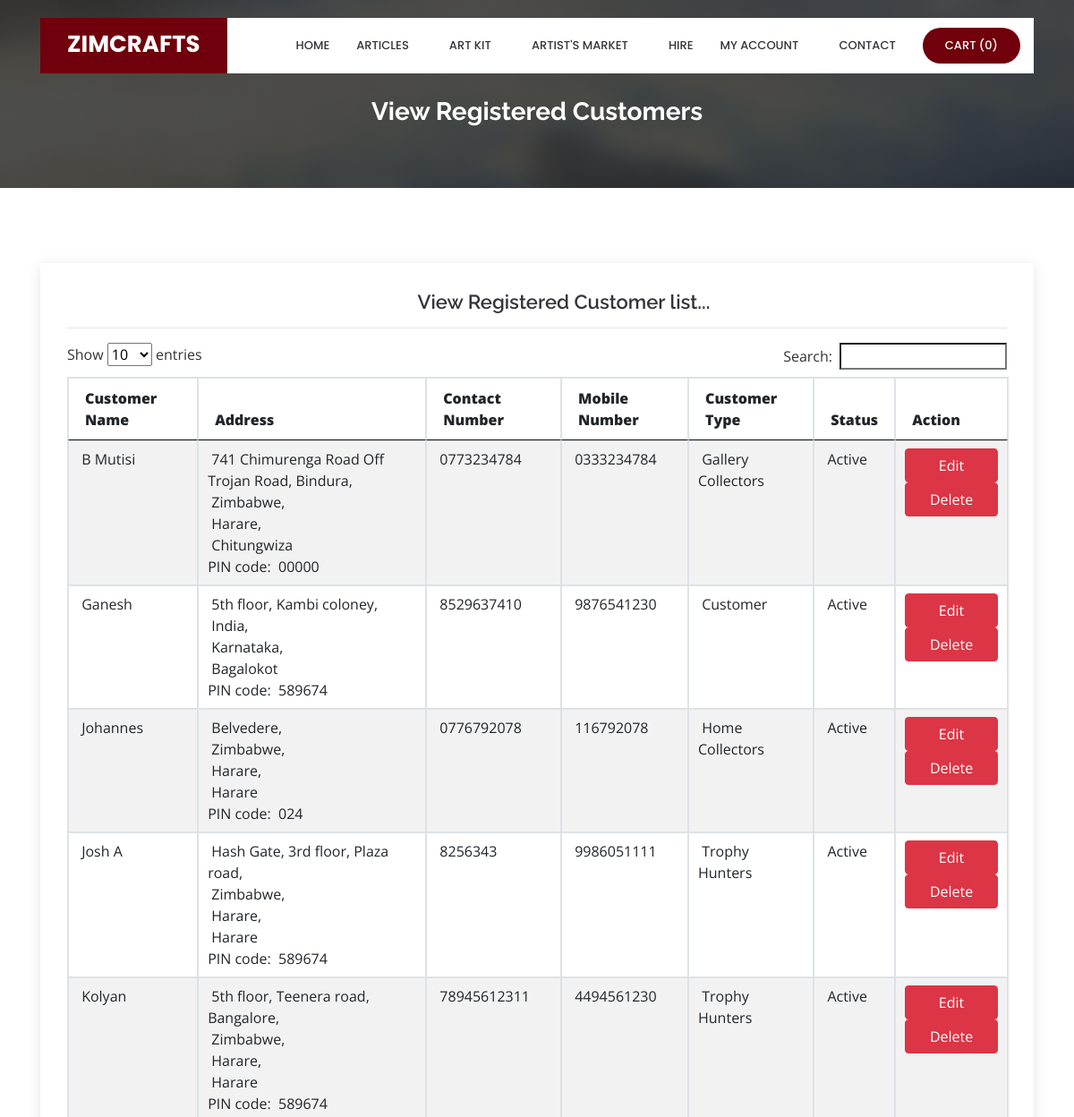
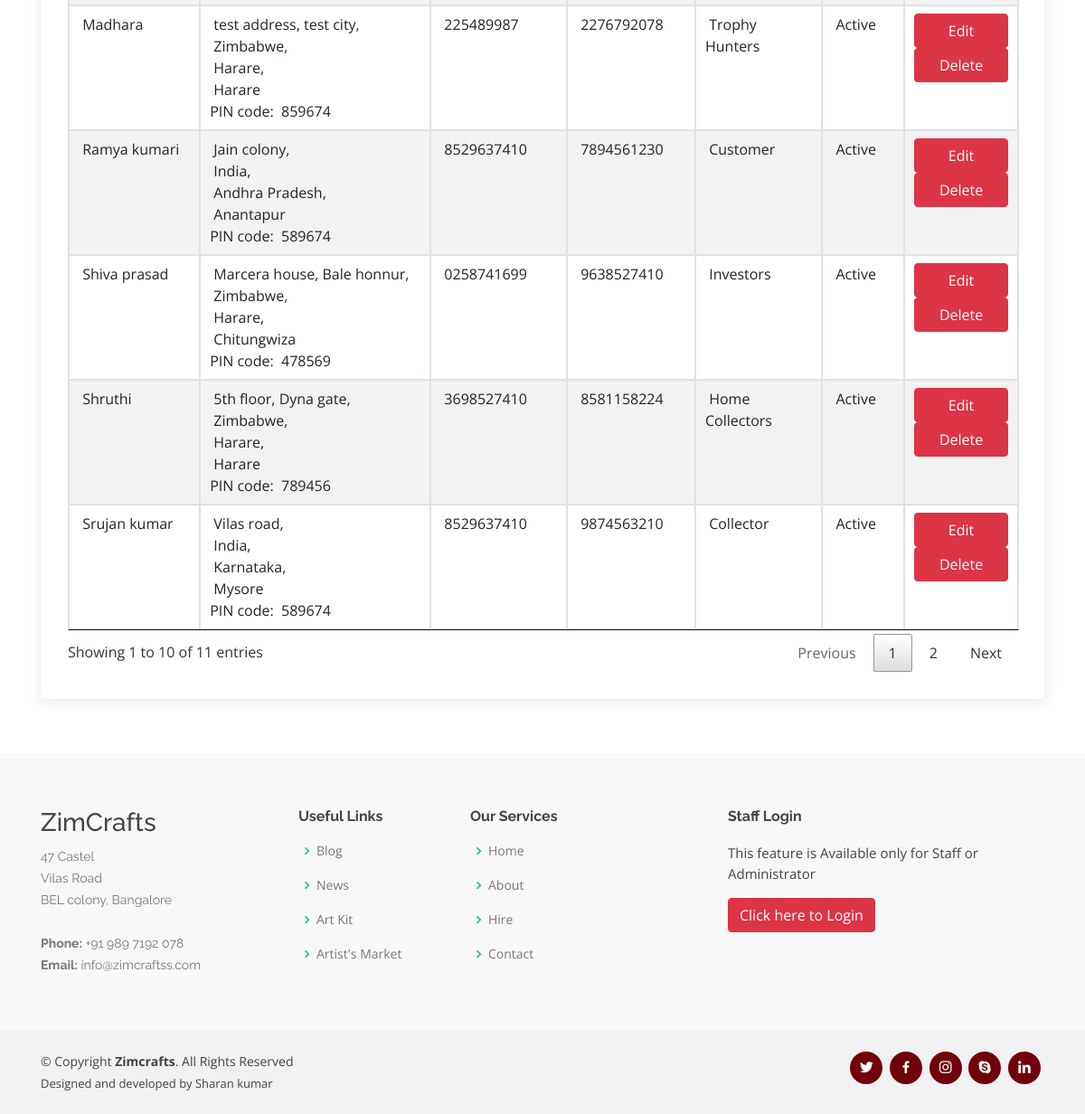
Page /viewcustomerReg.php on the committed database (2 pictures, top to bottom).
### tables this page shows
CREATE TABLE `customer` (
  `customer_id` int(10) NOT NULL,
  `customer_name` varchar(25) NOT NULL,
  `address` text NOT NULL,
  `country_id` int(10) NOT NULL,
  `state_id` int(10) NOT NULL,
  `city_id` int(10) NOT NULL,
  `pincode` varchar(10) NOT NULL,
  `contact_no` varchar(15) NOT NULL,
  `mobile_no` varchar(15) NOT NULL,
  `email_id` varchar(50) NOT NULL,
  `password` varchar(25) NOT NULL,
  `customer_type` varchar(25) NOT NULL,
  `status` varchar(10) NOT NULL
);

CREATE TABLE `country` (
  `country_id` int(10) NOT NULL,
  `country` varchar(25) NOT NULL,
  `description` text NOT NULL,
  `status` varchar(10) NOT NULL
);

CREATE TABLE `state` (
  `state_id` int(10) NOT NULL,
  `country_id` int(10) NOT NULL,
  `state` varchar(25) NOT NULL,
  `description` text NOT NULL,
  `status` varchar(10) NOT NULL
);

CREATE TABLE `city` (
  `city_id` int(10) NOT NULL,
  `country_id` int(10) NOT NULL,
  `state_id` int(10) NOT NULL,
  `city` varchar(25) NOT NULL,
  `description` text NOT NULL,
  `status` varchar(10) NOT NULL
);

### viewcustomerReg.php (the view, shortened to what this page needs)
<?php
include("header.php");
?>
  <main id="main">
    <section id="cta" class="cta">
      <div class="container">
        <div class="text-center" data-aos="zoom-in">
		<br><br>
          <h3>View Registered Customers</h3>
        </div>
      </div>
    </section>
    <section id="contact" class="contact">
      <div class="container">
        <div class="row">
          <div class="col-lg-12" data-aos="fade-up" data-aos-delay="100">
            <div class="info mt-4 ">
		<center><h4>View Registered Customer list...</h4></center><hr>
<?php
							$sql = "SELECT * FROM customer";
							  $qsql = mysqli_query($con,$sql);
							if(mysqli_num_rows($qsql)  == 0)
									{
										echo "<center>There is no customer to display!!</center>";
									}
									else
									{
										?>
							<table ID="datatable" class="table table-striped table-bordered"  style="width:100%">
								<THEAD>
							  <tr>
							    <th height="32"><strong>Customer Name</strong></th>
							    <th><strong>Address</strong></th>
							    <th><strong>Contact Number</strong></th>
							    <th><strong>Mobile Number</strong></th>
		                        <th><strong>Customer Type</strong></th>
							    <th><strong>Status</strong></th>
                                <th><strong>Action</strong></th>
						      </tr>
								</THEAD>
								<TBODY>
                              <?php
							  while($rs = mysqli_fetch_array($qsql))
							  {
								  $sql1 = "SELECT * FROM country WHERE country_id='$rs[country_id]'";
								  $qsql1 = mysqli_query($con,$sql1);
								  $rs1 = mysqli_fetch_array($qsql1);
								  $sql2 = "SELECT * FROM state WHERE state_id='$rs[state_id]'";
								  $qsql2 = mysqli_query($con,$sql2);
								  $rs2 = mysqli_fetch_array($qsql2);
								  $sql3 = "SELECT * FROM city WHERE city_id='$rs[city_id]'";
								  $qsql3 = mysqli_query($con,$sql3);
								  $rs3 = mysqli_fetch_array($qsql3);
							  echo "
							  <tr>
							    <td>&nbsp;$rs[customer_name]</td>
							    <td>&nbsp;$rs[address],<br>&nbsp;$rs1[country],<br>&nbsp;$rs2[state],<br>&nbsp;$rs3[city]<br>PIN code: &nbsp;$rs[pincode]</td>
							    <td>&nbsp;$rs[contact_no]</td>
							    <td>&nbsp;$rs[mobile_no]</td>
							    <td>&nbsp;$rs[customer_type]</td>
							    <td>&nbsp;$rs[status]</td>
							    <td><a href='customerReg.php?editid=$rs[customer_id]' class='btn btn-danger' style='width: 100%;' >Edit</a> <a href='viewcustomerReg.php?deleteid=$rs[customer_id]' onclick='return delconfirm()' class='btn btn-danger'  style='width: 100%;' >Delete</a></td>
						      </tr>";
							  }
							  ?>
								</TBODY>
						  </table>
						<?php
						 }
						?>
            </div>
		  </div>
        </div>
      </div>
    </section>
  </main>
<?php
include("footer.php");
?>

### assets/css/style.css (style rules this page uses)
body { font-family: "Open Sans", sans-serif; color: #444444; }
a { color: #70000b; }
h1, h2, h3, h4, h5, h6 { font-family: "Raleway", sans-serif; }
section { padding: 60px 0; overflow: hidden; }
.cta { background: linear-gradient(rgba(2, 2, 2, 0.7), rgba(0, 0, 0, 0.7)), url("../img/cta-bg.jpg") fixed center center; background-size: cover; padding: 60px 0; }
.cta h3 { color: #fff; font-size: 28px; font-weight: 700; }
.contact .info { padding: 30px; width: 100%; background: #fff; box-shadow: 0px 2px 15px rgba(0, 0, 0, 0.1); }
.contact .info h4 { padding: 0 0 0 60px; font-size: 22px; font-weight: 600; margin-bottom: 5px; color: #36343a; }

### rows in the picture
customer: customer_name "Johannes", address "Belvedere", country.country "Zimbabwe", state.state "Harare", city.city "Harare", pincode "024", contact_no "0776792078", mobile_no "116792078", customer_type "Home Collectors", status "Active"
customer: customer_name "B Mutisi", address "741 Chimurenga Road Off Trojan Road, Bindura", country.country "Zimbabwe", state.state "Harare", city.city "Chitungwiza", pincode "00000", contact_no "0773234784", mobile_no "0333234784", customer_type "Gallery Collectors", status "Active", $rs[customer_id] 10 (drawn)
customer: customer_name "Kolyan", address "5th floor, Teenera road, Bangalore", country.country "Zimbabwe", state.state "Harare", city.city "Harare", pincode "589674", contact_no "78945612311", mobile_no "4494561230", customer_type "Trophy Hunters", status "Active"
customer: customer_name "Shruthi", address "5th floor, Dyna gate", country.country "Zimbabwe", state.state "Harare", city.city "Harare", pincode "789456", contact_no "3698527410", mobile_no "8581158224", customer_type "Home Collectors", status "Active"
customer: customer_name "Shiva prasad", address "Marcera house, Bale honnur", country.country "Zimbabwe", state.state "Harare", city.city "Chitungwiza", pincode "478569", contact_no "0258741699", mobile_no "9638527410", customer_type "Investors", status "Active"
customer: customer_name "Josh A", address "Hash Gate, 3rd floor, Plaza road", country.country "Zimbabwe", state.state "Harare", city.city "Harare", pincode "589674", contact_no "8256343", mobile_no "9986051111", customer_type "Trophy Hunters", status "Active"
customer: customer_name "Madhara", address "test address, test city", country.country "Zimbabwe", state.state "Harare", city.city "Harare", pincode "859674", contact_no "225489987", mobile_no "2276792078", customer_type "Trophy Hunters", status "Active"
customer: customer_name "Ganesh", address "5th floor, Kambi coloney", country.country "India", state.state "Karnataka", city.city "Bagalokot", pincode "589674", contact_no "8529637410", mobile_no "9876541230", customer_type "Customer", status "Active"
customer: customer_name "Srujan kumar", address "Vilas road", country.country "India", state.state "Karnataka", city.city "Mysore", pincode "589674", contact_no "8529637410", mobile_no "9874563210", customer_type "Collector", status "Active"
customer: customer_name "Ramya kumari", address "Jain colony", country.country "India", state.state "Andhra Pradesh", city.city "Anantapur", pincode "589674", contact_no "8529637410", mobile_no "7894561230", customer_type "Customer", status "Active"

### other values in the picture
mysqli_num_rows($qsqlproduct_purchase_record) "0"
